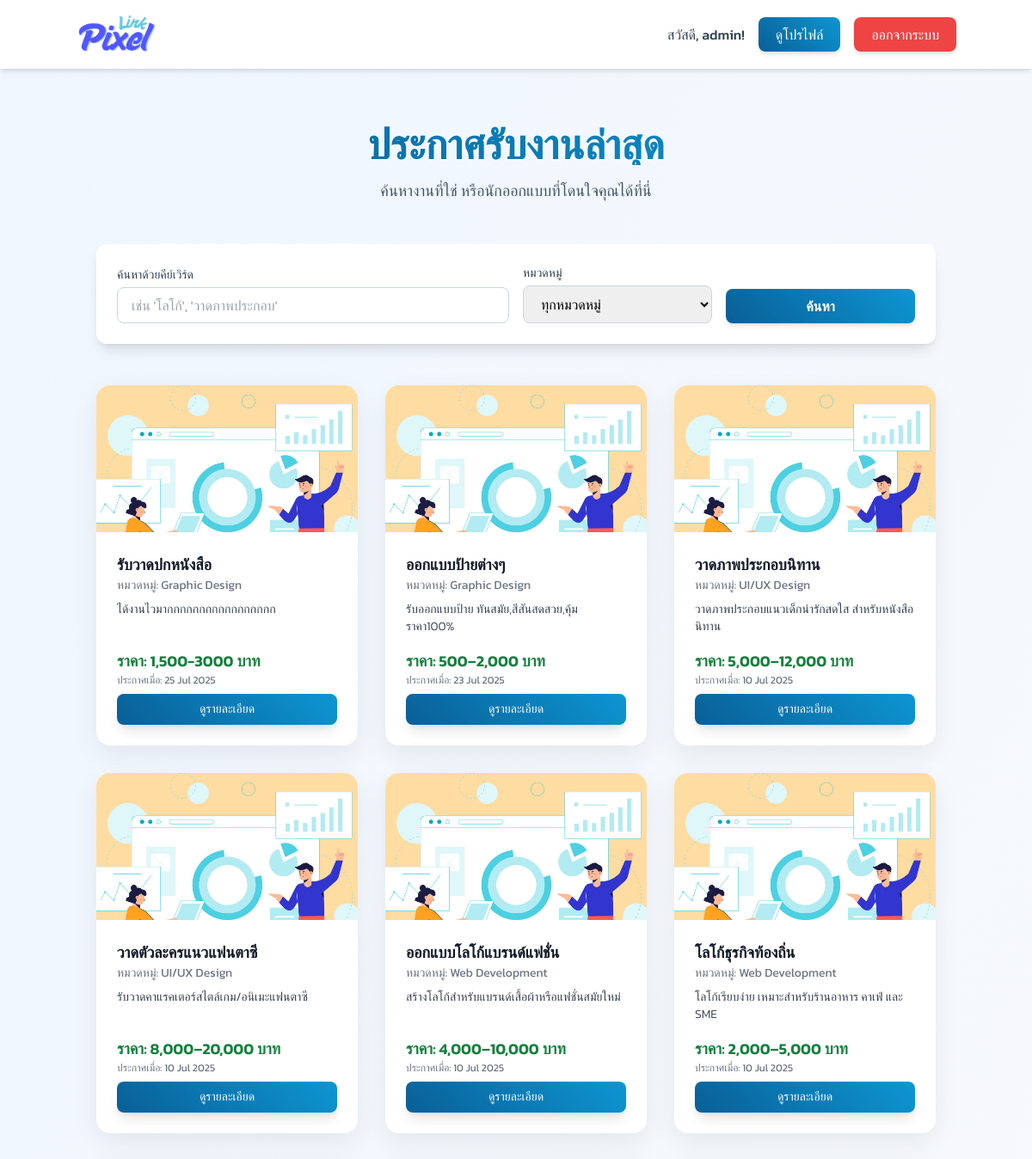
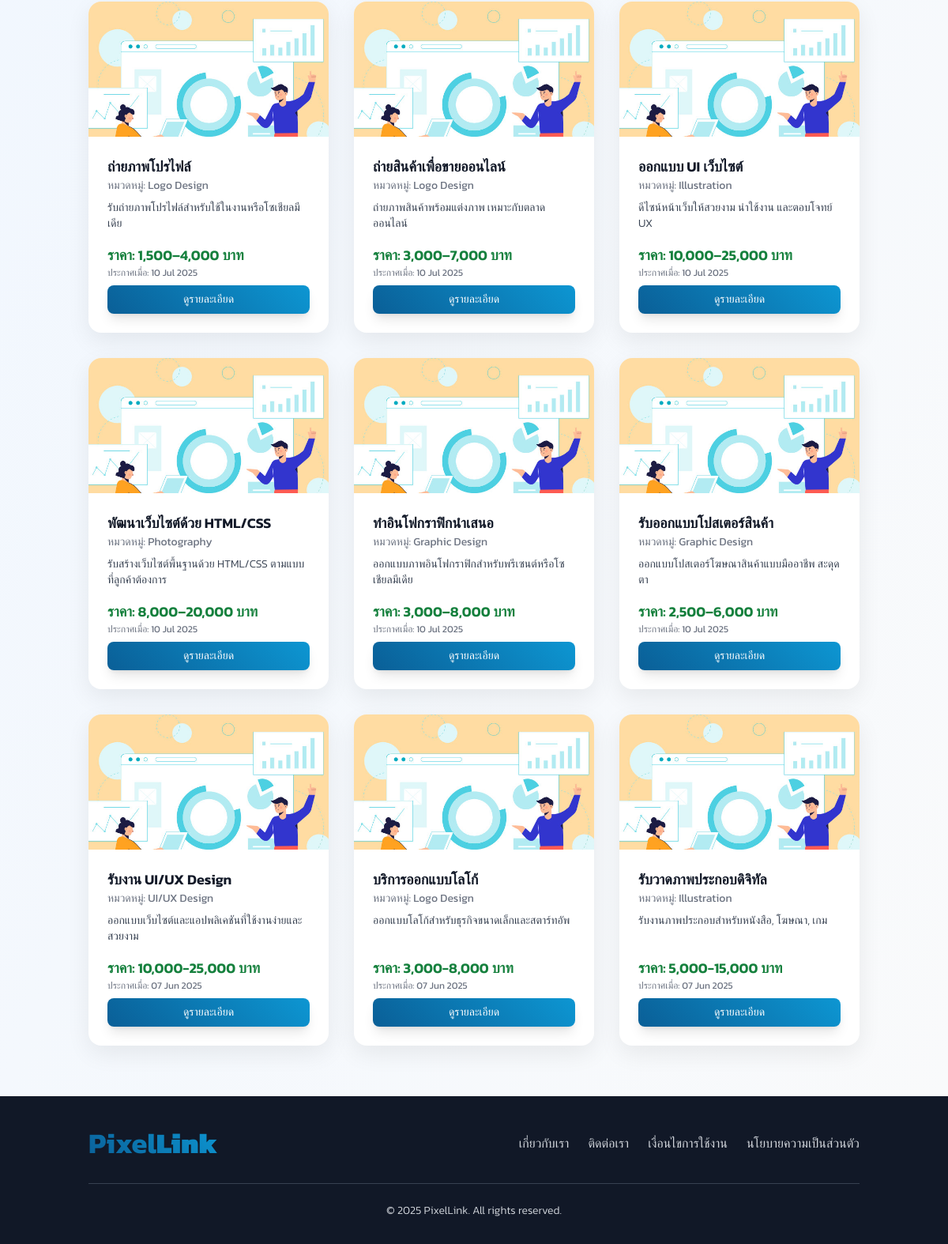
Screenshot of /job_listings.php (signed in) with the database file from the repository (2 pictures, top to bottom).
### tables this page shows
CREATE TABLE `job_postings` (
  `post_id` int(11) NOT NULL,
  `designer_id` int(11) NOT NULL,
  `title` varchar(255) NOT NULL,
  `description` text DEFAULT NULL,
  `category_id` int(11) DEFAULT NULL,
  `price_range` varchar(100) DEFAULT NULL,
  `posted_date` timestamp NOT NULL DEFAULT current_timestamp(),
  `status` enum('active','inactive','completed') DEFAULT 'active',
  `client_id` int(11) NOT NULL,
  `main_image_id` int(11) DEFAULT NULL
);

CREATE TABLE `job_categories` (
  `category_id` int(11) NOT NULL,
  `category_name` varchar(100) NOT NULL
);

### job_listings.php (the view, shortened to what this page needs)
<?php
$servername = "localhost";
$username = "root";
$password = "";
$dbname = "pixellink";
$condb = new mysqli($servername, $username, $password, $dbname);
$condb->set_charset("utf8mb4");
$loggedInUserName = '';
if (isset($_SESSION['user_id'])) {
    $loggedInUserName = $_SESSION['username'] ?? $_SESSION['full_name'] ?? '';
}
$jobs = [];
$search_keyword = $_GET['search'] ?? '';
$page_title = "ประกาศรับงานล่าสุด";
$sql = "SELECT
            jp.post_id AS id,
            jp.title,
            jp.description,
            jp.price_range,
            jp.posted_date,
            'posting' AS type,
            u.first_name,
            u.last_name,
            jc.category_name,
            uf.file_path AS job_image_path
        FROM job_postings AS jp
        JOIN users AS u ON jp.designer_id = u.user_id
        LEFT JOIN job_categories AS jc ON jp.category_id = jc.category_id
        LEFT JOIN uploaded_files AS uf ON jp.main_image_id = uf.file_id
        WHERE jp.status = 'active'";
$sql .= " ORDER BY jp.posted_date DESC";
$stmt = $condb->prepare($sql);
if ($stmt) {
    $stmt->execute();
    $result = $stmt->get_result();
    $jobs = $result->fetch_all(MYSQLI_ASSOC);
} else {
    error_log("SQL Error: " . $condb->error);
}
?>
<!DOCTYPE html>
<html lang="th">
<head>
    <script src="https://cdn.tailwindcss.com"></script>
    <link rel="stylesheet" href="https://cdnjs.cloudflare.com/ajax/libs/font-awesome/6.1.1/css/all.min.css">
</head>
<body class="min-h-screen flex flex-col">
    <nav class="bg-white/90 backdrop-blur-sm p-4 shadow-md sticky top-0 z-50">
        <div class="container mx-auto flex justify-between items-center">
            <a href="index.php"><img src="dist/img/logo.png" alt="PixelLink Logo" class="h-12 transition-transform hover:scale-105"></a>
            <div class="space-x-4 flex items-center">
                <?php if (isset($_SESSION['user_id'])) : ?>
                    <span class="font-medium text-slate-700">สวัสดี, <?= htmlspecialchars($loggedInUserName) ?>!</span>
                    <a href="designer/view_profile.php?user_id=<?= $_SESSION['user_id']; ?>" class="btn-primary text-white px-5 py-2 rounded-lg font-medium shadow-md">ดูโปรไฟล์</a>
                    <a href="logout.php" class="btn-danger text-white px-5 py-2 rounded-lg font-medium shadow-md">ออกจากระบบ</a>
                <?php endif; ?>
            </div>
        </div>
    </nav>
    <main class="flex-grow">
        <section id="job-postings" class="py-12 md:py-16 bg-gradient-to-br from-blue-50 to-gray-50">
            <div class="container mx-auto px-4 md:px-6">
            <div class="text-center mb-12">
                <h1 class="text-4xl md:text-5xl font-bold text-gradient animate-fade-in"><?= htmlspecialchars($page_title) ?></h1>
                <p class="mt-4 text-lg text-slate-600 animate-fade-in" style="animation-delay: 0.2s;">ค้นหางานที่ใช่ หรือนักออกแบบที่โดนใจคุณได้ที่นี่</p>
            </div>
                <form action="job_listings.php" method="GET" class="mb-12 p-6 bg-white rounded-xl shadow-lg">
                    <div class="grid grid-cols-1 md:grid-cols-4 gap-4 items-end">
                        <div class="col-span-1 md:col-span-2">
                            <label for="search-keyword" class="block text-sm font-medium text-slate-700 mb-1">ค้นหาด้วยคีย์เวิร์ด</label>
                            <input type="text" name="search" id="search-keyword" value="<?= htmlspecialchars($search_keyword) ?>" placeholder="เช่น 'โลโก้', 'วาดภาพประกอบ'" class="w-full px-4 py-2 border border-slate-300 rounded-lg focus:ring-blue-500 focus:border-blue-500">
                        </div>
                        <div>
                            <label for="filter-category" class="block text-sm font-medium text-slate-700 mb-1">หมวดหมู่</label>
                            <select name="category" id="filter-category" class="w-full px-4 py-2 border border-slate-300 rounded-lg focus:ring-blue-500 focus:border-blue-500">
                                <option value="0">ทุกหมวดหมู่</option>
                            </select>
                        </div>
                        <button type="submit" class="btn-primary text-white px-6 py-2 rounded-lg font-semibold shadow-md w-full">ค้นหา</button>
                    </div>
                </form>
                <?php if (empty($jobs)): ?>
                    <div class="bg-yellow-100 border-l-4 border-yellow-500 text-yellow-700 p-6 rounded-lg text-center mt-12">
                        <p class="font-bold text-xl">ไม่พบผลลัพธ์ที่ตรงกัน</p>
                        <p class="mt-2">กรุณาลองเปลี่ยนคำค้นหาหรือตัวกรองของคุณ</p>
                    </div>
                <?php else: ?>
                    <div class="grid grid-cols-1 sm:grid-cols-2 lg:grid-cols-3 xl:grid-cols-4 gap-8">
                        <?php foreach ($jobs as $job): ?>
                            <div class="card-item flex flex-col">
                                <?php
                                $image_source = 'dist/img/pdpa02.jpg';
                                ?>
                                <a href="job_detail.php?id=<?= $job['id'] ?>&type=posting">
                                    <img src="<?= $image_source ?>" alt="ภาพประกอบงาน: <?= htmlspecialchars($job['title']) ?>" class="card-image">
                                </a>
                                <div class="p-4 md:p-6 flex-grow flex flex-col justify-between">
                                    <div>
                                        <h3 class="text-lg font-semibold text-gray-900 line-clamp-2"><?= htmlspecialchars($job['title']) ?></h3>
                                        <p class="text-sm text-gray-500 mb-2">หมวดหมู่: <?= htmlspecialchars($job['category_name'] ?? 'ไม่ระบุ') ?></p>
                                        <p class="text-sm text-gray-700 line-clamp-3 font-light"><?= htmlspecialchars($job['description']) ?></p>
                                    </div>
                                    <div class="mt-4">
                                        <p class="text-lg font-semibold text-green-700">ราคา: <?= htmlspecialchars($job['price_range'] ?? 'สอบถาม') ?></p>
                                        <p class="text-xs text-gray-500">ประกาศเมื่อ: <?= date('d M Y', strtotime($job['posted_date'])) ?></p>
                                        <a href="job_detail.php?id=<?= $job['id'] ?>&type=posting" class="mt-2 inline-block btn-primary text-white px-4 py-2 rounded-lg font-medium text-sm shadow-lg w-full text-center">ดูรายละเอียด</a>
                                    </div>
                                </div>
                            </div>
                        <?php endforeach; ?>
                    </div>
                <?php endif; ?>
            </div>
        </section>
    </main>
    <footer class="bg-gray-900 text-gray-300 py-8 mt-auto">
        <div class="container mx-auto px-4 md:px-6 text-center">
            <div class="flex flex-col md:flex-row justify-between items-center mb-6">
                <a href="main.php" class="pixellink-logo-footer mb-4 md:mb-0 transition duration-300 hover:opacity-80">Pixel<b>Link</b></a>
                <div class="flex flex-wrap justify-center space-x-2 md:space-x-6 text-sm md:text-base">
                    <a href="#" class="hover:text-white transition duration-300 mb-2 md:mb-0 font-light">เกี่ยวกับเรา</a>
                    <a href="#" class="hover:text-white transition duration-300 mb-2 md:mb-0 font-light">ติดต่อเรา</a>
                    <a href="#" class="hover:text-white transition duration-300 mb-2 md:mb-0 font-light">เงื่อนไขการใช้งาน</a>
                    <a href="#" class="hover:text-white transition duration-300 mb-2 md:mb-0 font-light">นโยบายความเป็นส่วนตัว</a>
                </div>
            </div>
            <hr class="border-gray-700 my-6">
            <p class="text-xs md:text-sm font-light">&copy; <?php echo date('Y'); ?> PixelLink. All rights reserved.</p>
        </div>
    </footer>
</body>
</html>

### job_listings.php (style rules this page uses)
body { font-family: 'Kanit', sans-serif; background-color: #f8fafc; }
.btn-primary { background: linear-gradient(45deg, #0a5f97 0%, #0d96d2 100%); color: white; transition: all 0.3s ease; }
.btn-danger { background-color: #ef4444; color: white; transition: all 0.3s ease; }
.text-gradient { background: linear-gradient(45deg, #0a5f97, #0d96d2); -webkit-background-clip: text; -webkit-text-fill-color: transparent; }
.card-item { background: white; border-radius: 1rem; box-shadow: 0 10px 30px rgba(0, 0, 0, 0.07); transition: all 0.3s ease; display: flex; flex-direction: column; }
.card-image { width: 100%; aspect-ratio: 16/9; object-fit: cover; border-top-left-radius: 1rem; border-top-right-radius: 1rem; }
.animate-fade-in { animation: fadeIn 1.2s ease-out forwards; }
.pixellink-logo-footer { font-weight: 700; font-size: 2.25rem; background: linear-gradient(45deg, #0a5f97, #0d96d2); -webkit-background-clip: text; -webkit-text-fill-color: transparent; }

### rows the page displays
job_postings: title "รับวาดปกหนังสือ", category.category_name "Graphic Design", description "ได้งานไวมากกกกกกกกกกกกกกกกก", price_range "1,500-3000 บาท", posted_date "25 Jul 2025"
job_postings: title "ออกแบบป้ายต่างๆ", category.category_name "Graphic Design", description "รับออกแบบป้าย ทันสมัย,สีสันสดสวย,คุ้มราคา100%", price_range "500–2,000 บาท", posted_date "23 Jul 2025"
job_postings: title "วาดภาพประกอบนิทาน", category.category_name "UI/UX Design", description "วาดภาพประกอบแนวเด็กน่ารักสดใส สำหรับหนังสือนิทาน", price_range "5,000–12,000 บาท", posted_date "10 Jul 2025"
job_postings: title "วาดตัวละครแนวแฟนตาซี", category.category_name "UI/UX Design", description "รับวาดคาแรคเตอร์สไตล์เกม/อนิเมะแฟนตาซี", price_range "8,000–20,000 บาท", posted_date "10 Jul 2025"
job_postings: title "ออกแบบโลโก้แบรนด์แฟชั่น", category.category_name "Web Development", description "สร้างโลโก้สำหรับแบรนด์เสื้อผ้าหรือแฟชั่นสมัยใหม่", price_range "4,000–10,000 บาท", posted_date "10 Jul 2025"
job_postings: title "โลโก้ธุรกิจท้องถิ่น", category.category_name "Web Development", description "โลโก้เรียบง่าย เหมาะสำหรับร้านอาหาร คาเฟ่ และ SME", price_range "2,000–5,000 บาท", posted_date "10 Jul 2025"
job_postings: title "ถ่ายภาพโปรไฟล์", category.category_name "Logo Design", description "รับถ่ายภาพโปรไฟล์สำหรับใช้ในงานหรือโซเชียลมีเดีย", price_range "1,500–4,000 บาท", posted_date "10 Jul 2025"
job_postings: title "ถ่ายสินค้าเพื่อขายออนไลน์", category.category_name "Logo Design", description "ถ่ายภาพสินค้าพร้อมแต่งภาพ เหมาะกับตลาดออนไลน์", price_range "3,000–7,000 บาท", posted_date "10 Jul 2025"
job_postings: title "ออกแบบ UI เว็บไซต์", category.category_name "Illustration", description "ดีไซน์หน้าเว็บให้สวยงาม น่าใช้งาน และตอบโจทย์ UX", price_range "10,000–25,000 บาท", posted_date "10 Jul 2025"
job_postings: title "พัฒนาเว็บไซต์ด้วย HTML/CSS", category.category_name "Photography", description "รับสร้างเว็บไซต์พื้นฐานด้วย HTML/CSS ตามแบบที่ลูกค้าต้องการ", price_range "8,000–20,000 บาท", posted_date "10 Jul 2025"
job_postings: title "ทำอินโฟกราฟิกนำเสนอ", category.category_name "Graphic Design", description "ออกแบบภาพอินโฟกราฟิกสำหรับพรีเซนต์หรือโซเชียลมีเดีย", price_range "3,000–8,000 บาท", posted_date "10 Jul 2025"
job_postings: title "รับออกแบบโปสเตอร์สินค้า", category.category_name "Graphic Design", description "ออกแบบโปสเตอร์โฆษณาสินค้าแบบมืออาชีพ สะดุดตา", price_range "2,500–6,000 บาท", posted_date "10 Jul 2025"
job_postings: title "รับงาน UI/UX Design", category.category_name "UI/UX Design", description "ออกแบบเว็บไซต์และแอปพลิเคชันที่ใช้งานง่ายและสวยงาม", price_range "10,000-25,000 บาท", posted_date "07 Jun 2025"
job_postings: title "บริการออกแบบโลโก้", category.category_name "Logo Design", description "ออกแบบโลโก้สำหรับธุรกิจขนาดเล็กและสตาร์ทอัพ", price_range "3,000-8,000 บาท", posted_date "07 Jun 2025"
job_postings: title "รับวาดภาพประกอบดิจิทัล", category.category_name "Illustration", description "รับงานภาพประกอบสำหรับหนังสือ, โฆษณา, เกม", price_range "5,000-15,000 บาท", posted_date "07 Jun 2025"

### other values shown
$loggedInUserName "admin"
$page_title "ประกาศรับงานล่าสุด"
